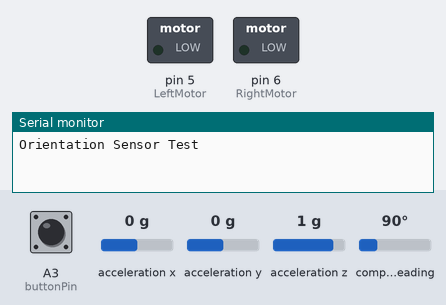
The sketch below on a simulated Arduino Uno, built with avr-gcc and run on an emulated ATmega328P. Shown: switched loads named in the sketch (green lamp = pin HIGH), the last lines printed to the serial monitor. The inputs (shaded band) are chosen by the test bench; at power-on: A3 (buttonPin) LOW, compass heading 90°, acceleration x 0 g, acceleration y 0 g, acceleration z 1 g. Random numbers use the default seed unless the sketch sets one.

Above: at 2.2 s.
2.3 s: A3 (buttonPin) pulled HIGH for 1 s
At 3.1 s:
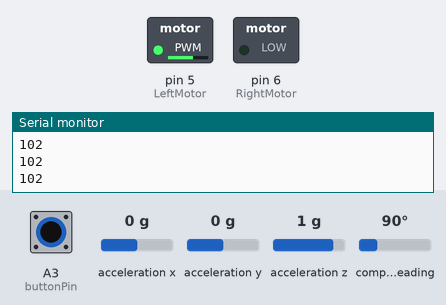
4.8 s: compass heading set to 7°
At 5.9 s:
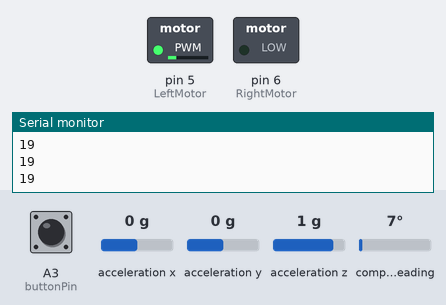
6.3 s: compass heading set to 180°
At 7.1 s:
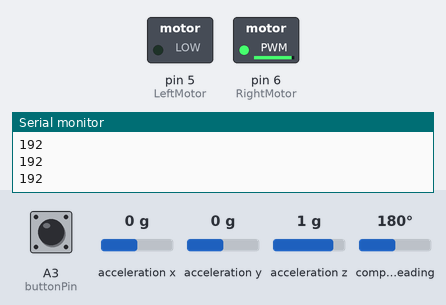
7.8 s: compass heading set to 269°
At 8.2 s:
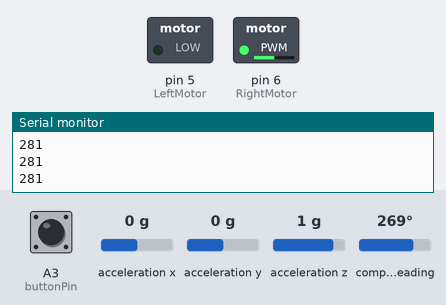
Timing chart, 0 to 10.3 s (numbered marks = the images above; inputs shaded):
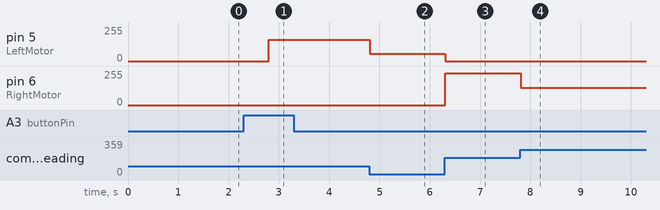

Measured:
- after the input at 2.3 s, pin 5 (LeftMotor): 0/255 → 158/255 after 0.50 s
- after the input at 4.8 s, pin 5 (LeftMotor): 158/255 → 53/255 at once
- after the input at 6.3 s, pin 5 (LeftMotor): 53/255 → 0/255 at once; pin 6 (RightMotor): 0/255 → 240/255 at once
- after the input at 7.8 s, pin 6 (RightMotor): 240/255 → 129/255 at once

The sketch:

SmartCane_Virbation_Demo.ino
```cpp
#include <Wire.h>
#include <Adafruit_Sensor.h>
#include <Adafruit_BNO055.h>
#include <utility/imumaths.h>

#define BNO055_SAMPLERATE_DELAY_MS (100)

Adafruit_BNO055 bno = Adafruit_BNO055(55);

// Vibration motor connected to digital pin 5 and 6
int LeftMotor = 5;
int RightMotor = 6;
/*************************************************************************************/
// Button Setup
const int buttonPin = A3;     // the number of the pushbutton pin
const int JoystickButtonPin = A2;

int buttonReading;           // the current reading from the input pin
int buttonState;              // the status of the button
int buttonPrevious = HIGH;    // the previous reading from the input pin

// the follow variables are long's because the time, measured in miliseconds,
// will quickly become a bigger number than can be stored in an int.
long buttonLastDebounceTime = 0;         // the last time the output pin was toggled
long buttonDebounce = 500;   // the debounce time, increase if the output flickers
/*************************************************************************************/

int rotation;
bool inputLoop = false;
bool state1 = false;

void setup() {
  // put your setup code here, to run once:
  setupIMU();
  pinMode(buttonPin, INPUT);
  Serial.begin(9600);

}

void loop() {
  // put your main code here, to run repeatedly:
  // Handle button pressed
  buttonReading = digitalRead(buttonPin);

  // If the switch changed, due to noise or pressing:
  if ((millis() - buttonLastDebounceTime) > buttonDebounce) {
    buttonState = LOW;
  }

  if (buttonReading == HIGH && buttonState == LOW) {
      buttonState = HIGH;
      buttonLastDebounceTime = millis();
      rotation = random(45, 170);
      handleRotation(rotation);
      state1 = false;
      inputLoop = false;
  }

}

void setupIMU(void)
{
  Serial.begin(9600);
  Serial.println("Orientation Sensor Test"); Serial.println("");

  /* Initialise the sensor */
  if(!bno.begin())
  {
    /* There was a problem detecting the BNO055 ... check your connections */
    Serial.print("Ooops, no BNO055 detected ... Check your wiring or I2C ADDR!");
    while(1);
  }

  delay(1000);

  bno.setExtCrystalUse(true);
}

/**************************************************************************/
/*
    Arduino loop function, called once 'setup' is complete (your own code
    should go here)
*/
/**************************************************************************/

void handleRotation(float rotationNeeded) {

  //waiting for button pressed.
  while (true){
    // Handle button pressed
    buttonReading = digitalRead(buttonPin);

    // If the switch changed, due to noise or pressing:
    if ((millis() - buttonLastDebounceTime) > buttonDebounce) {
      buttonState = LOW;
    }

    if (buttonReading == HIGH && buttonState == LOW) {
        buttonState = HIGH;
        buttonLastDebounceTime = millis();
        break;
    }
  }
    sensors_event_t event;
  bno.getEvent(&event);
  float startOrientation = event.orientation.x;
  int goalOrientation = (int)(startOrientation - rotationNeeded) % 360;

  int deltaOrientation = 0;
  int fadeValue = 0;
  bool state = false;

  while(true && state1 == false) {
    bno.getEvent(&event);
    deltaOrientation = (int)(event.orientation.x - goalOrientation) % 360;
    if (deltaOrientation < 0) {
      deltaOrientation += 360;
    }

    while (deltaOrientation == 0 && inputLoop == false) {
      delay(500);
      Serial.println("Hold button to confirm rotation");
      // Send back user confirmtaion via bluetooth that confirms we good
      if (digitalRead(buttonPin) == HIGH){
        Serial.println("Rotation confirmed");
        analogWrite(RightMotor, 0);
        analogWrite(LeftMotor, 0);
        inputLoop = true;
        state1 = true;
      }
      break;
    }
    if (deltaOrientation != 0 && inputLoop == false) {
      // Use motors
      Serial.println(deltaOrientation);
      if(deltaOrientation < 180) {
        fadeValue = map(deltaOrientation, 0, 179, 30, 255);
        analogWrite(LeftMotor, fadeValue);
        analogWrite(RightMotor, 0);
      } else {
        fadeValue = map(deltaOrientation, 180, 359, 255, 30);
        analogWrite(RightMotor, fadeValue);
        analogWrite(LeftMotor, 0);
      }
    }
  }
}
```
